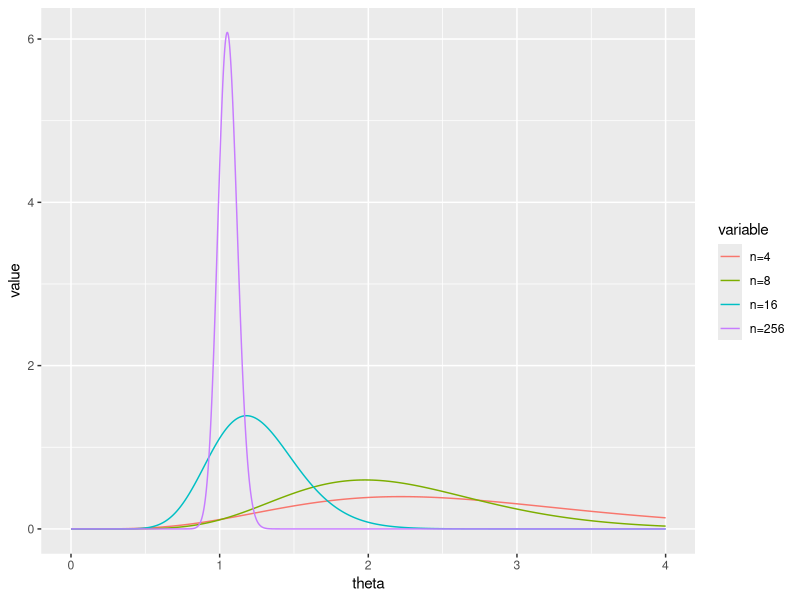
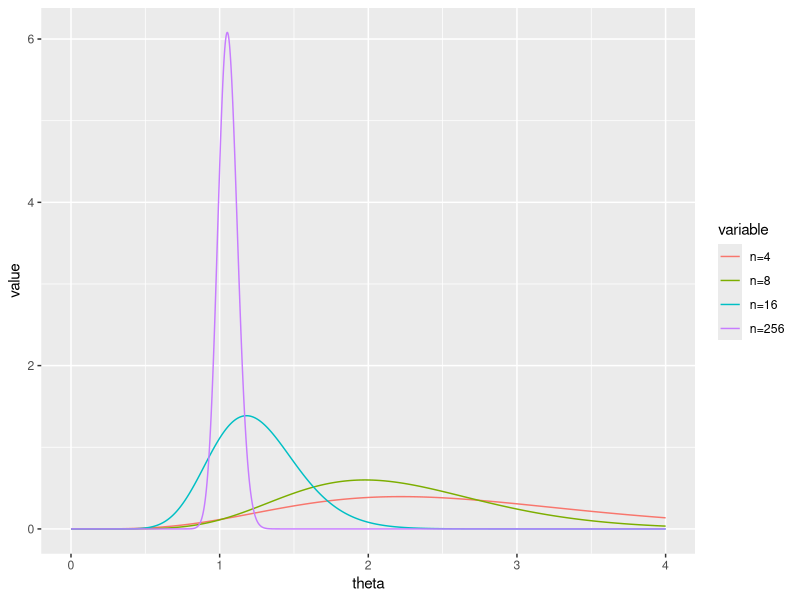

Reproduce these figures in R, in order.
require("ggplot2")
require("reshape2")
set.seed(273)
samples<-rexp(256,1)
alpha_current<-2
beta_current<-0.2
theta<-seq(0,4,0.001)
q<-function(alpha,beta,theta){
  loglikelihood<-log(theta)*(alpha-1)+alpha*log(beta)-beta*theta-lgamma(alpha)
  return(exp(loglikelihood))
}

df<-data.frame("theta"=theta)

for (i in 1:256){
  ni<-samples[i]
  alpha_current<-alpha_current+1
  beta_current<-beta_current+ni
  if (is.element(i,c(4,8,16,256))){
    values<-q(alpha_current,beta_current,theta)
    df<-cbind(df,values)
  }
}

names(df)<-c("theta","n=4","n=8","n=16","n=256")
dfm<-melt(df,id.vars="theta")

#As n increases, the mean of posterior converges to the mean of
#the exponential likelihood (lambda), which is one. At the same time, the variance of theta decreases.
#The peak is its mean, alpha/beta, or (n+alpha_zero)/(beta_zero+sum(xi)).
ggplot(dfm, aes(x=theta,y=value,colour=variable))+geom_line()
ggsave("posterior.png")
